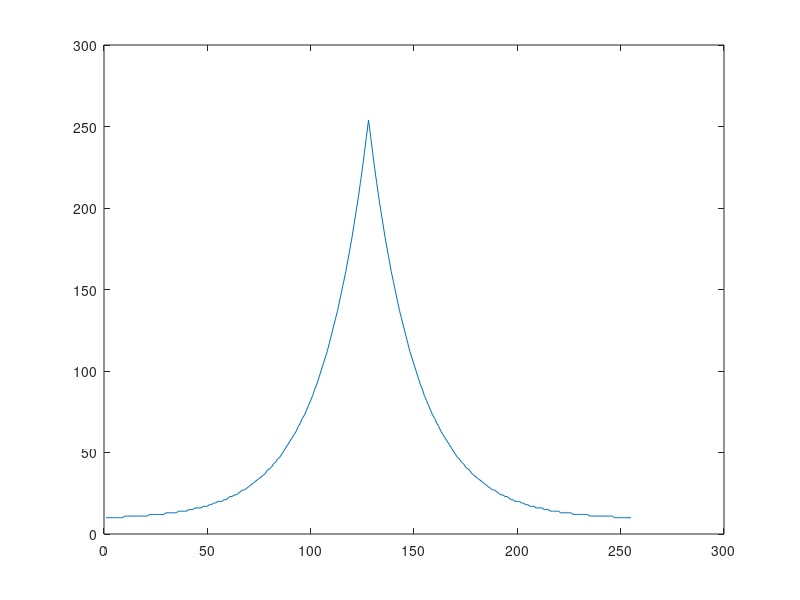

Source code (MATLAB):
# A simple Octave script for generating
# and viewing lookup tables quickly

function [ z ] = lookuptab ()
	x = 1:255;
	y = round(245.^(x/255)-1) + 10;
	
	z = [y(1:end) y(end-1:-1:1)];
	
	step = 2;
	
	j = 0;
	fid = fopen('c:\exp.txt', 'w');
	for i = 1:step:length(z)
		j = j + 1;
		
		fprintf(fid, '%3u, ', z(i));
		if(mod(j, 8) == 0)
			fprintf(fid, '\n');
		end
	end
	fclose(fid);
		
	plot(z(1:step:end));

endfunction
